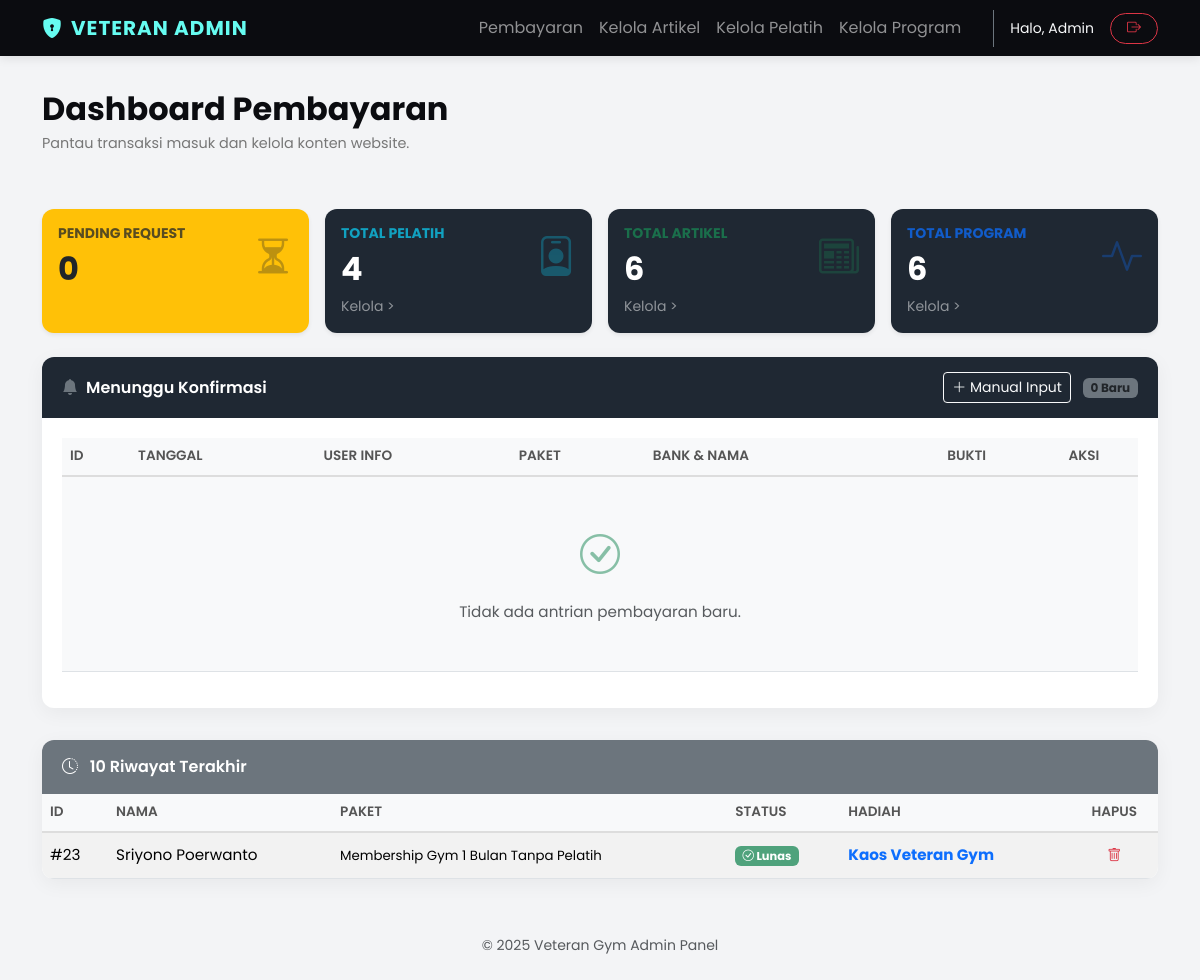
The app's page /project/admin/admin.php (signed in) with its own data.
### tables this page shows
CREATE TABLE `konfirmasi_pembayaran` (
  `id` int(11) NOT NULL,
  `nama_lengkap` varchar(100) NOT NULL,
  `email` varchar(100) NOT NULL,
  `no_telepon` varchar(20) DEFAULT NULL,
  `paket_membership` varchar(100) DEFAULT NULL,
  `bank_asal` varchar(50) NOT NULL,
  `nama_rekening` varchar(100) NOT NULL,
  `file_bukti` varchar(255) NOT NULL,
  `status_pembayaran` enum('Pending','Success','Failed') NOT NULL DEFAULT 'Pending',
  `hadiah_diklaim` enum('Belum','Sudah') NOT NULL DEFAULT 'Belum',
  `hasil_hadiah` varchar(100) DEFAULT NULL,
  `tanggal_konfirmasi` timestamp NOT NULL DEFAULT current_timestamp()
);

### project/admin/admin.php (the view, shortened to what this page needs)
<?php
include '../../include/koneksi.php';
$jml_pending = $koneksi->query("SELECT COUNT(*) as total FROM konfirmasi_pembayaran WHERE status_pembayaran = 'Pending'")->fetch_assoc()['total'];
$jml_pelatih = $koneksi->query("SELECT COUNT(*) as total FROM pelatih")->fetch_assoc()['total'];
$jml_artikel = $koneksi->query("SELECT COUNT(*) as total FROM artikel")->fetch_assoc()['total'];
$jml_program = $koneksi->query("SELECT COUNT(*) as total FROM program_kelas")->fetch_assoc()['total'];
$pending_list = [];
$done_list = [];
$sql_done = "SELECT * FROM konfirmasi_pembayaran WHERE status_pembayaran != 'Pending' ORDER BY id DESC LIMIT 10";
$result_done = $koneksi->query($sql_done);
if ($result_done) {
    while ($row = $result_done->fetch_assoc()) {
        $done_list[] = $row;
    }
}
?>
<!DOCTYPE html>
<html lang="id">
<head>
    <link href="https://cdn.jsdelivr.net/npm/bootstrap@5.3.3/dist/css/bootstrap.min.css" rel="stylesheet">
    <link href="https://cdn.jsdelivr.net/npm/bootstrap-icons@1.11.3/font/bootstrap-icons.css" rel="stylesheet">
</head>
<body>
    <nav class="navbar navbar-expand-lg navbar-dark fixed-top">
        <div class="container">
            <a class="navbar-brand" href="admin.php">
                <i class="bi bi-shield-lock-fill me-2"></i>VETERAN ADMIN
            </a>
            <div class="collapse navbar-collapse" id="adminNav">
                <ul class="navbar-nav ms-auto me-4">
                    <li class="nav-item"><a class="nav-link" href="admin.php">Pembayaran</a></li>
                    <li class="nav-item"><a class="nav-link" href="kelola_artikel.php">Kelola Artikel</a></li>
                    <li class="nav-item"><a class="nav-link" href="kelola_pelatih.php">Kelola Pelatih</a></li>
                    <li class="nav-item"><a class="nav-link" href="kelola_program.php">Kelola Program</a></li>
                </ul>
                <div class="d-flex align-items-center border-start ps-3 border-secondary">
                    <span class="navbar-text me-3 text-light d-none d-md-block small">
                        Halo, Admin
                    </span>
                    <a href="logout.php" class="btn btn-outline-danger btn-sm px-3 rounded-pill">
                        <i class="bi bi-box-arrow-right"></i>
                    </a>
                </div>
            </div>
        </div>
    </nav>
    <div style="height: 90px;"></div>
    <div class="container">
        <div class="row mb-4">
            <div class="col-12">
                <h2 class="page-title">Dashboard Pembayaran</h2>
                <p class="page-subtitle">Pantau transaksi masuk dan kelola konten website.</p>
            </div>
        </div>
        <div class="row mb-4 g-3">
            <div class="col-md-3">
                <div class="stat-card bg-warning text-dark p-3 shadow-sm h-100">
                    <div class="d-flex justify-content-between align-items-center">
                        <div>
                            <h6 class="text-uppercase small fw-bold opacity-75">Pending Request</h6>
                            <h2 class="fw-bold mb-0"><?php echo $jml_pending; ?></h2>
                        </div>
                        <i class="bi bi-hourglass-split stat-icon text-dark"></i>
                    </div>
                </div>
            </div>
            <div class="col-md-3">
                <div class="stat-card p-3 shadow-sm h-100" style="background-color: #1f2833;">
                    <div class="d-flex justify-content-between align-items-center">
                        <div>
                            <h6 class="text-uppercase small fw-bold opacity-75 text-info">Total Pelatih</h6>
                            <h2 class="fw-bold mb-0"><?php echo $jml_pelatih; ?></h2>
                        </div>
                        <i class="bi bi-person-badge stat-icon text-info"></i>
                    </div>
                    <a href="kelola_pelatih.php" class="text-white-50 small text-decoration-none mt-2 d-block">Kelola
                        ></a>
                </div>
            </div>
            <div class="col-md-3">
                <div class="stat-card p-3 shadow-sm h-100" style="background-color: #1f2833;">
                    <div class="d-flex justify-content-between align-items-center">
                        <div>
                            <h6 class="text-uppercase small fw-bold opacity-75 text-success">Total Artikel</h6>
                            <h2 class="fw-bold mb-0"><?php echo $jml_artikel; ?></h2>
                        </div>
                        <i class="bi bi-newspaper stat-icon text-success"></i>
                    </div>
                    <a href="kelola_artikel.php" class="text-white-50 small text-decoration-none mt-2 d-block">Kelola
                        ></a>
                </div>
            </div>
            <div class="col-md-3">
                <div class="stat-card p-3 shadow-sm h-100" style="background-color: #1f2833;">
                    <div class="d-flex justify-content-between align-items-center">
                        <div>
                            <h6 class="text-uppercase small fw-bold opacity-75 text-primary">Total Program</h6>
                            <h2 class="fw-bold mb-0"><?php echo $jml_program; ?></h2>
                        </div>
                        <i class="bi bi-activity stat-icon text-primary"></i>
                    </div>
                    <a href="kelola_program.php" class="text-white-50 small text-decoration-none mt-2 d-block">Kelola
                        ></a>
                </div>
            </div>
        </div>
        <div class="dashboard-card">
            <div class="card-header-custom">
                <div class="d-flex align-items-center">
                    <i class="bi bi-bell-fill me-2 text-secondary"></i>
                    <span>Menunggu Konfirmasi</span>
                </div>
                <div>
                    <a href="tambah_member.php" class="btn btn-sm btn-outline-light me-2">
                        <i class="bi bi-plus-lg"></i> Manual Input
                    </a>
                    <span class="badge bg-secondary text-dark"><?php echo count($pending_list); ?> Baru</span>
                </div>
            </div>
            <div class="card-body">
                <div class="table-responsive">
                    <table class="table table-hover align-middle">
                        <thead>
                            <tr>
                                <th>ID</th>
                                <th>Tanggal</th>
                                <th>User Info</th>
                                <th>Paket</th>
                                <th>Bank & Nama</th>
                                <th class="text-center">Bukti</th>
                                <th class="text-center">Aksi</th>
                            </tr>
                        </thead>
                        <tbody>
                            <?php if (empty($pending_list)): ?>
                                <tr>
                                    <td colspan="7" class="text-center py-5 text-muted bg-light">
                                        <i class="bi bi-check-circle fs-1 d-block mb-3 text-success opacity-50"></i>
                                        Tidak ada antrian pembayaran baru.
                                    </td>
                                </tr>
                            <?php endif; ?>
                        </tbody>
                    </table>
                </div>
            </div>
        </div>
        <div class="dashboard-card">
            <div class="card-header-custom bg-secondary border-0">
                <span><i class="bi bi-clock-history me-2"></i> 10 Riwayat Terakhir</span>
            </div>
            <div class="card-body p-0">
                <div class="table-responsive">
                    <table class="table table-striped mb-0 align-middle">
                        <thead class="bg-light">
                            <tr>
                                <th>ID</th>
                                <th>Nama</th>
                                <th>Paket</th>
                                <th>Status</th>
                                <th>Hadiah</th>
                                <th class="text-center">Hapus</th>
                            </tr>
                        </thead>
                        <tbody>
                            <?php foreach ($done_list as $item): ?>
                                <tr>
                                    <td>#<?php echo $item['id']; ?></td>
                                    <td><?php echo htmlspecialchars($item['nama_lengkap']); ?></td>
                                    <td><small><?php echo htmlspecialchars($item['paket_membership']); ?></small></td>
                                    <td>
                                        <?php if ($item['status_pembayaran'] == 'Success'): ?>
                                            <span class="badge bg-success bg-opacity-75"><i class="bi bi-check-circle"></i>
                                                Lunas</span>
                                        <?php else: ?>
                                            <span class="badge bg-danger bg-opacity-75"><i class="bi bi-x-circle"></i>
                                                Gagal</span>
                                        <?php endif; ?>
                                    </td>
                                    <td class="text-primary fw-bold"><?php echo $item['hasil_hadiah'] ?? '-'; ?></td>
                                    <td class="text-center">
                                        <a href="hapus_data.php?id=<?php echo $item['id']; ?>"
                                            class="btn btn-outline-danger btn-sm border-0"
                                            onclick="return confirm('Hapus riwayat ini permanen?');">
                                            <i class="bi bi-trash"></i>
                                        </a>
                                    </td>
                                </tr>
                            <?php endforeach; ?>
                        </tbody>
                    </table>
                </div>
            </div>
        </div>
    </div>
    <div class="text-center py-4 text-muted small">
        &copy; 2025 Veteran Gym Admin Panel
    </div>
</body>
</html>

### project/admin/admin.php (style rules this page uses)
:root { --primary-dark: #0b0c10; --secondary-dark: #1f2833; --accent-cyan: #66fcf1; --text-gray: #c5c6c7; --card-bg: #ffffff; }
body { background-color: #f3f4f6; font-family: 'Poppins', sans-serif; color: #333; }
.navbar { background-color: var(--primary-dark) !important; box-shadow: 0 2px 10px rgba(0, 0, 0, 0.1); }
.navbar-brand { font-weight: 700; letter-spacing: 1px; color: var(--accent-cyan) !important; }
.dashboard-card { background-color: var(--card-bg); border: none; border-radius: 12px; box-shadow: 0 5px 20px rgba(0, 0, 0, 0.05); margin-bottom: 2rem; overflow: hidden; }
.card-header-custom { background-color: var(--secondary-dark); color: white; padding: 15px 20px; font-weight: 600; display: flex; justify-content: space-between; align-items: center; }
.card-body { padding: 20px; }
.table thead th { background-color: #f8f9fa; color: #555; font-weight: 600; text-transform: uppercase; font-size: 0.85rem; border-bottom: 2px solid #ddd; }
.table tbody td { vertical-align: middle; font-size: 0.95rem; }
.stat-card { border-radius: 12px; border: none; transition: transform 0.3s ease; color: white; overflow: hidden; }
.stat-icon { font-size: 2.5rem; opacity: 0.3; }
.page-title { font-weight: 700; color: var(--primary-dark); margin-bottom: 5px; }
.page-subtitle { color: #777; font-size: 0.9rem; margin-bottom: 30px; }

### records on screen
konfirmasi_pembayaran: id "23", nama_lengkap "Sriyono Poerwanto", paket_membership "Membership Gym 1 Bulan Tanpa Pelatih", status_pembayaran "Success" (drawn), hasil_hadiah "Kaos Veteran Gym"

### other values on screen
$jml_pending "0"
$jml_pelatih "4"
$jml_artikel "6"
$jml_program "6"
count($pending_list) "0"
